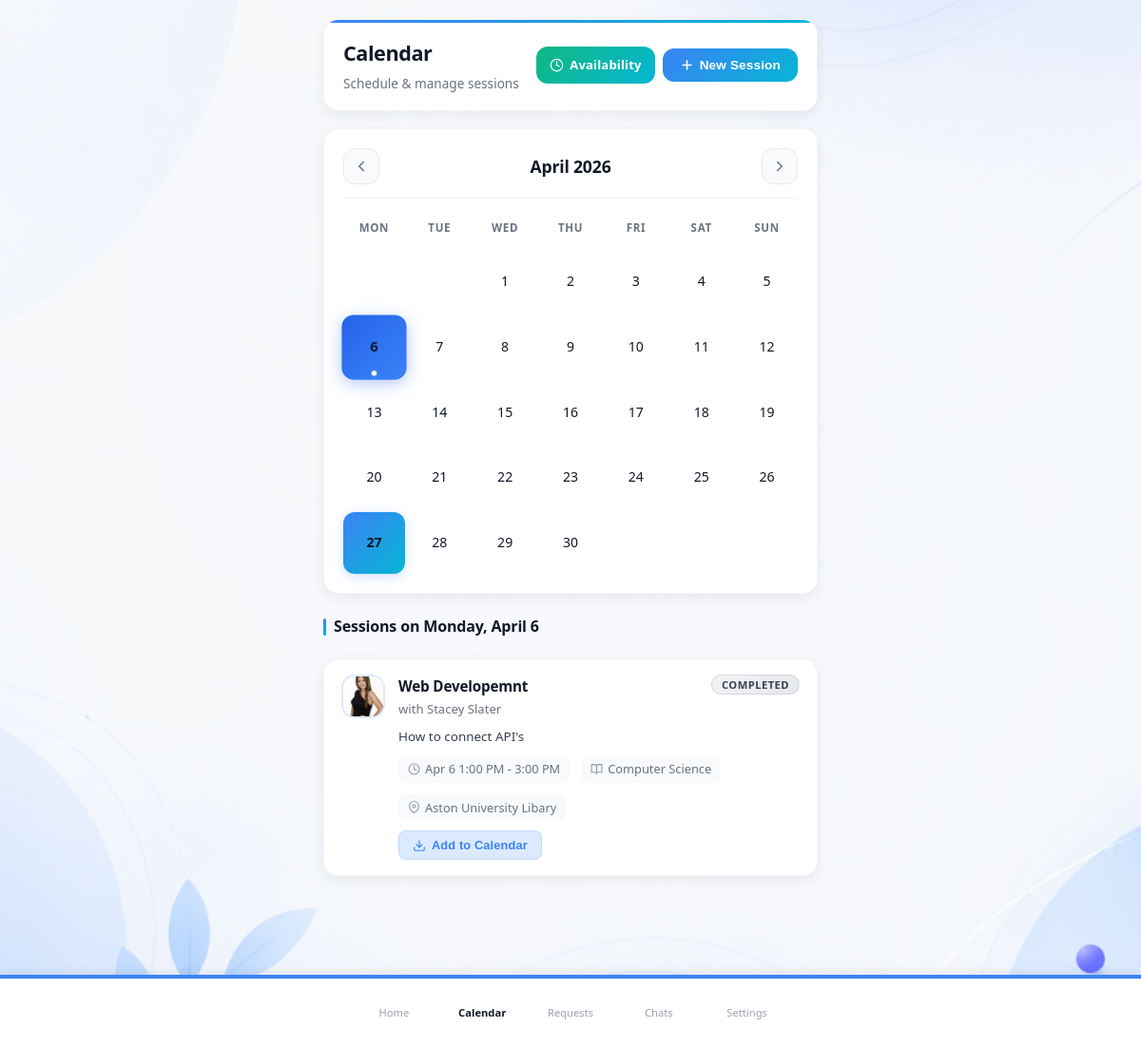
Page /pages/calendar.php?month=4&year=2026&day=6 (signed in) on the committed database.
### tables this page shows
CREATE TABLE `sessions` (
  `id` int(11) NOT NULL,
  `student_id` int(11) NOT NULL,
  `mentor_id` int(11) NOT NULL,
  `subject_id` int(11) NOT NULL,
  `title` varchar(255) DEFAULT NULL,
  `description` text DEFAULT NULL,
  `location` varchar(255) DEFAULT NULL,
  `session_date` date NOT NULL,
  `start_time` time NOT NULL,
  `end_time` time DEFAULT NULL,
  `status` enum('pending','confirmed','completed','cancelled') DEFAULT 'pending',
  `proposed_by` int(11) DEFAULT NULL,
  `created_at` timestamp NOT NULL DEFAULT current_timestamp()
);

CREATE TABLE `users` (
  `id` int(11) NOT NULL,
  `first_name` varchar(100) NOT NULL,
  `last_name` varchar(100) NOT NULL,
  `phone` varchar(20) DEFAULT NULL,
  `email` varchar(150) NOT NULL,
  `password` varchar(255) NOT NULL,
  `role` enum('student','mentor','admin') NOT NULL,
  `created_at` timestamp NOT NULL DEFAULT current_timestamp(),
  `profile_picture` varchar(255) DEFAULT NULL,
  `oauth_provider` varchar(20) DEFAULT NULL,
  `oauth_id` varchar(255) DEFAULT NULL
);

CREATE TABLE `subjects` (
  `id` int(11) NOT NULL,
  `name` varchar(100) NOT NULL
);

### pages/calendar.php (the view, shortened to what the rows shown need)
<?php
require_once '../includes/db.php';
$user_id   = (int)$_SESSION['user_id'];
$user_role = $_SESSION['role'] ?? 'student';
function get_session_end_datetime(array $session): ?DateTimeImmutable
{
    $sessionDate = trim((string)($session['session_date'] ?? ''));
    $endTime = trim((string)($session['end_time'] ?? ''));
    try {
        return new DateTimeImmutable($sessionDate . ' ' . $endTime);
    } catch (Exception $e) {
        return null;
    }
}
function session_has_ended(array $session): bool
{
    $sessionEnd = get_session_end_datetime($session);
    return $sessionEnd <= new DateTimeImmutable();
}
$partner       = null;
$mentor_db_id  = null;
$student_db_id = null;
if ($user_role === 'student') {
    $stmt = $pdo->prepare('SELECT student_id, mentor_id FROM students WHERE user_id = ? LIMIT 1');
    $stmt->execute([$user_id]);
    $studentRow = $stmt->fetch(PDO::FETCH_ASSOC);
    if ($studentRow) {
        $student_db_id = (int)$studentRow['student_id'];
        if (!empty($studentRow['mentor_id'])) {
            $mentor_db_id = (int)$studentRow['mentor_id'];
            $stmt = $pdo->prepare('
                SELECT u.id AS user_id, u.first_name, u.last_name, u.profile_picture,
                       GROUP_CONCAT(DISTINCT s.name ORDER BY s.name SEPARATOR ", ") AS subjects
                FROM mentor_profiles mp
                JOIN users u ON u.id = mp.user_id
                LEFT JOIN mentor_subjects ms ON ms.mentor_id = mp.mentor_id
                LEFT JOIN subjects s ON s.id = ms.subject_id
                WHERE mp.mentor_id = ?
                GROUP BY u.id
            ');
            $stmt->execute([$mentor_db_id]);
            $partner = $stmt->fetch(PDO::FETCH_ASSOC);
            $stmt = $pdo->prepare('
                SELECT s.id, s.name
                FROM mentor_subjects ms
                JOIN subjects s ON s.id = ms.subject_id
                WHERE ms.mentor_id = ?
                ORDER BY s.name
            ');
            $stmt->execute([$mentor_db_id]);
            $subjects = $stmt->fetchAll(PDO::FETCH_ASSOC);
        }
    }
} else {
    $stmt = $pdo->prepare('SELECT mentor_id FROM mentor_profiles WHERE user_id = ? LIMIT 1');
    $stmt->execute([$user_id]);
    $mentor_db_id = (int)($stmt->fetchColumn() ?: 0);
    if ($mentor_db_id > 0) {
        $stmt = $pdo->prepare('
            SELECT s.id, s.name
            FROM mentor_subjects ms
            JOIN subjects s ON s.id = ms.subject_id
            WHERE ms.mentor_id = ?
            ORDER BY s.name
        ');
        $stmt->execute([$mentor_db_id]);
    }
}
$cal_month = (int)($_GET['month'] ?? date('n'));
$cal_year  = (int)($_GET['year'] ?? date('Y'));
$selected_day = ($_GET['day'] ?? null);
$first_of_month = mktime(0, 0, 0, $cal_month, 1, $cal_year);
$month_name     = date('F Y', $first_of_month);
$days_in_month  = (int)date('t', $first_of_month);
$month_start = sprintf('%04d-%02d-01', $cal_year, $cal_month);
$month_end   = sprintf('%04d-%02d-%02d', $cal_year, $cal_month, $days_in_month);
$sessions = [];
try {
    if ($user_role === 'student' && $student_db_id) {
        $stmt = $pdo->prepare('
            SELECT se.*, sub.name AS subject_name,
                   u.first_name, u.last_name, u.profile_picture
            FROM sessions se
            LEFT JOIN subjects sub ON sub.id = se.subject_id
            LEFT JOIN users u ON u.id = (SELECT user_id FROM mentor_profiles WHERE mentor_id = se.mentor_id LIMIT 1)
            WHERE se.student_id = ?
              AND se.session_date BETWEEN ? AND ?
            ORDER BY se.session_date ASC, se.start_time ASC
        ');
        $stmt->execute([$student_db_id, $month_start, $month_end]);
    } elseif ($user_role === 'mentor' && $mentor_db_id) {
        $stmt = $pdo->prepare('
            SELECT se.*, sub.name AS subject_name,
                   u.first_name, u.last_name, u.profile_picture
            FROM sessions se
            LEFT JOIN subjects sub ON sub.id = se.subject_id
            LEFT JOIN users u ON u.id = (SELECT user_id FROM students WHERE student_id = se.student_id LIMIT 1)
            WHERE se.mentor_id = ?
              AND se.session_date BETWEEN ? AND ?
            ORDER BY se.session_date ASC, se.start_time ASC
        ');
        $stmt->execute([$mentor_db_id, $month_start, $month_end]);
    }
    if (isset($stmt)) {
        $sessions = $stmt->fetchAll(PDO::FETCH_ASSOC);
    }
} catch (PDOException $e) {
    $sessions = [];
}
$sessions_by_date = [];
foreach ($sessions as $s) {
    $sessions_by_date[$s['session_date']][] = $s;
}
$selected_date_sessions = [];
if ($selected_day !== null) {
    $sel_date_str = sprintf('%04d-%02d-%02d', $cal_year, $cal_month, (int)$selected_day);
    $selected_date_sessions = $sessions_by_date[$sel_date_str] ?? [];
}
$paired_students = [];
if ($user_role === 'mentor' && $mentor_db_id > 0) {
    try {
        $stmt = $pdo->prepare('
            SELECT st.student_id, u.first_name, u.last_name
            FROM students st
            JOIN users u ON u.id = st.user_id
            WHERE st.mentor_id = ?
            ORDER BY u.first_name, u.last_name
        ');
        $stmt->execute([$mentor_db_id]);
        $paired_students = $stmt->fetchAll(PDO::FETCH_ASSOC);
    } catch (PDOException $e) {
        $paired_students = [];
    }
}
function render_session_card(array $s, int $user_id, string $user_role): string
{
    $name = trim(($s['first_name'] ?? '') . ' ' . ($s['last_name'] ?? ''));
    $fallback = 'https://ui-avatars.com/api/?name=' . urlencode($name) . '&background=3b82f6&color=fff&size=96';
    $avatar   = !empty($s['profile_picture']) ? '../' . ltrim($s['profile_picture'], '/') : $fallback;
    $badge_class = 'badge--' . $s['status'];
    $status_label = ucfirst($s['status']);
    $title = htmlspecialchars($s['title'] ?? 'Session');
    $with  = htmlspecialchars($name);
    $desc  = !empty($s['description']) ? '<p class="session-desc">' . htmlspecialchars($s['description']) . '</p>' : '';
    $date_fmt  = date('M j', strtotime($s['session_date']));
    $start_fmt = date('g:i A', strtotime($s['start_time']));
    $end_fmt   = !empty($s['end_time']) ? ' - ' . date('g:i A', strtotime($s['end_time'])) : '';
    $subject   = !empty($s['subject_name']) ? htmlspecialchars($s['subject_name']) : '';
    $location  = !empty($s['location']) ? htmlspecialchars($s['location']) : '';
    $is_pending   = $s['status'] === 'pending';
    $is_confirmed = $s['status'] === 'confirmed';
    $actions = '';
    $export_btn = '';
    if (in_array($s['status'], ['confirmed', 'completed'], true)) {
        $export_btn = '
        <div class="cal-export-wrap">
            <button type="button" class="btn-sm btn-export" onclick="toggleCalExport(this)" title="Add to external calendar">
                <svg viewBox="0 0 24 24" fill="none" stroke="currentColor" stroke-width="2" stroke-linecap="round" stroke-linejoin="round" style="width:14px;height:14px"><path d="M21 15v4a2 2 0 0 1-2 2H5a2 2 0 0 1-2-2v-4"/><polyline points="7 10 12 15 17 10"/><line x1="12" y1="15" x2="12" y2="3"/></svg>
                Add to Calendar
            </button>
            <div class="cal-export-menu" style="display:none">
                <button type="button" onclick="exportToGoogle(this)">
                    <svg viewBox="0 0 24 24" width="16" height="16" fill="none" stroke="currentColor" stroke-width="2"><rect x="3" y="4" width="18" height="18" rx="2"/><line x1="16" y1="2" x2="16" y2="6"/><line x1="8" y1="2" x2="8" y2="6"/><line x1="3" y1="10" x2="21" y2="10"/></svg>
                    Google Calendar
                </button>
                <button type="button" onclick="exportToOutlook(this)">
                    <svg viewBox="0 0 24 24" width="16" height="16" fill="none" stroke="currentColor" stroke-width="2"><rect x="3" y="4" width="18" height="18" rx="2"/><line x1="16" y1="2" x2="16" y2="6"/><line x1="8" y1="2" x2="8" y2="6"/><line x1="3" y1="10" x2="21" y2="10"/></svg>
                    Outlook / Office 365
                </button>
                <button type="button" onclick="downloadICS(this)">
                    <svg viewBox="0 0 24 24" width="16" height="16" fill="none" stroke="currentColor" stroke-width="2"><path d="M21 15v4a2 2 0 0 1-2 2H5a2 2 0 0 1-2-2v-4"/><polyline points="7 10 12 15 17 10"/><line x1="12" y1="15" x2="12" y2="3"/></svg>
                    Download .ics
                </button>
            </div>
        </div>';
    }
    $avatar_html = '<img src="' . htmlspecialchars($avatar) . '" alt="' . $with . '" class="session-avatar" onerror="this.onerror=null;this.src=\'' . htmlspecialchars($fallback) . '\'">';
    $meta_items = '<span class="session-meta-item">
        <svg viewBox="0 0 24 24" fill="none" stroke="currentColor" stroke-width="2" stroke-linecap="round" stroke-linejoin="round"><circle cx="12" cy="12" r="10"/><polyline points="12 6 12 12 16 14"/></svg>
        ' . $date_fmt . ' ' . $start_fmt . $end_fmt . '
    </span>';
    if ($subject !== '') {
        $meta_items .= '<span class="session-meta-item">
            <svg viewBox="0 0 24 24" fill="none" stroke="currentColor" stroke-width="2" stroke-linecap="round" stroke-linejoin="round"><path d="M2 3h6a4 4 0 0 1 4 4v14a3 3 0 0 0-3-3H2z"/><path d="M22 3h-6a4 4 0 0 0-4 4v14a3 3 0 0 1 3-3h7z"/></svg>
            ' . $subject . '
        </span>';
    }
    if ($location !== '') {
        $meta_items .= '<span class="session-meta-item">
            <svg viewBox="0 0 24 24" fill="none" stroke="currentColor" stroke-width="2" stroke-linecap="round" stroke-linejoin="round"><path d="M21 10c0 7-9 13-9 13s-9-6-9-13a9 9 0 0 1 18 0z"/><circle cx="12" cy="10" r="3"/></svg>
            ' . $location . '
        </span>';
    }
    return '
    <div class="session-card"
         data-cal-title="' . $title . '"
         data-cal-date="' . htmlspecialchars($s['session_date']) . '"
         data-cal-start="' . htmlspecialchars($s['start_time']) . '"
         data-cal-end="' . htmlspecialchars($s['end_time'] ?? '') . '"
         data-cal-desc="' . htmlspecialchars(($s['description'] ?? '') . ' — with ' . $name) . '"
         data-cal-location="' . $location . '"
         data-cal-subject="' . $subject . '">
        ' . $avatar_html . '
        <div class="session-body">
            <div class="session-top">
                <div>
                    <p class="session-title">' . $title . '</p>
                    <p class="session-with">with ' . $with . '</p>
                </div>
                <span class="badge ' . $badge_class . '">' . $status_label . '</span>
            </div>
            ' . $desc . '
            <div class="session-meta">' . $meta_items . '</div>
            ' . $actions . '
            ' . $export_btn . '
        </div>
    </div>';
}
?>
<!DOCTYPE html>
<html lang="en">
<head>
    <link rel="stylesheet" href="../assets/css/styles.css">
    <link rel="stylesheet" href="../assets/css/calendar.css">
</head>
<body>
    <main class="cal-container">
        <div class="cal-wrapper">
            <div class="cal-header">
                <div>
                    <h1>Calendar</h1>
                </div>
            </div>
            <div class="cal-card">
                <div class="cal-nav">
                    <h2><?php echo $month_name; ?></h2>
                </div>
            </div>
            <?php if ($selected_day !== null): ?>
                <?php if (empty($selected_date_sessions)): ?>
                    <div class="cal-empty">
                        <svg viewBox="0 0 24 24" fill="none" stroke="currentColor" stroke-width="1.5" stroke-linecap="round" stroke-linejoin="round"><rect x="3" y="4" width="18" height="18" rx="2" ry="2"/><line x1="16" y1="2" x2="16" y2="6"/><line x1="8" y1="2" x2="8" y2="6"/><line x1="3" y1="10" x2="21" y2="10"/></svg>
                        <p>No sessions scheduled for this day</p>
                        <?php if (($user_role === 'student' && $partner) || ($user_role === 'mentor' && !empty($paired_students))): ?>
                            <button type="button" class="btn-new-session" onclick="document.getElementById('openModalBtn').click()">Schedule Session</button>
                        <?php endif; ?>
                    </div>
                <?php else: ?>
                    <?php foreach ($selected_date_sessions as $sess): ?>
                        <?php echo render_session_card($sess, $user_id, $user_role); ?>
                    <?php endforeach; ?>
                <?php endif; ?>
            <?php endif; ?>
        </div>
    </main>
</body>
</html>

### rows in the picture
sessions: users.profile_picture (picture), title "Web Developemnt", users.first_name+last_name "Stacey Slater", status "COMPLETED", description "How to connect API's", session_date "Apr 6", start_time "1:00 PM", end_time "- 3:00 PM", subject.name "Computer Science", location "Aston University Libary", shows "Add to Calendar"

### other values in the picture
$wd "MON"
$wd "TUE"
$wd "WED"
$wd "THU"
$wd "FRI"
$wd "SAT"
$wd "SUN"
$item['label'] "Home"
$item['label'] "Calendar"
$item['label'] "Requests"
$item['label'] "Chats"
$item['label'] "Settings"
